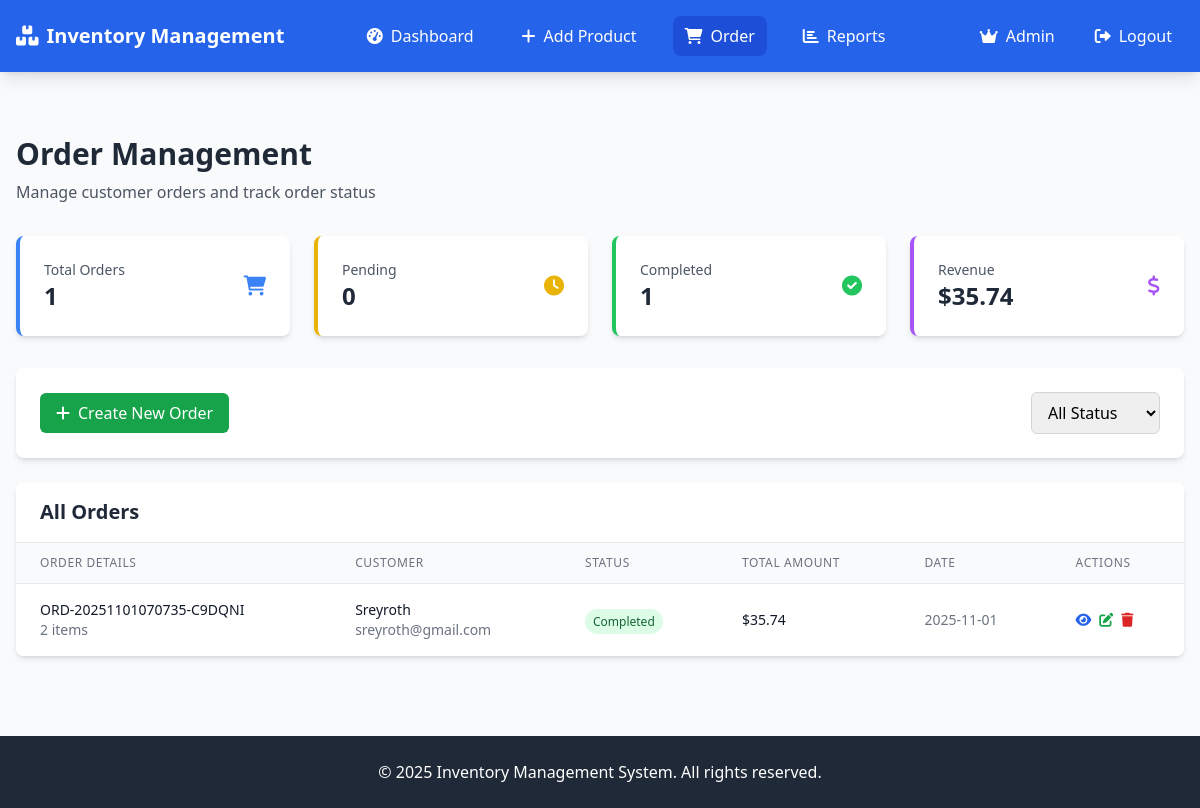
/orders (signed in), run on the app's committed database.
### models.py (models this page shows, shortened)
class Order(db.Model):
    __tablename__ = 'orders'
    id = db.Column(db.Integer, primary_key=True)
    order_number = db.Column(db.String(50), unique=True, nullable=False)
    customer_name = db.Column(db.String(100), nullable=False)
    customer_email = db.Column(db.String(120))
    customer_phone = db.Column(db.String(20))
    status = db.Column(db.String(20), default='pending')
    total_amount = db.Column(db.Float, nullable=False)
    notes = db.Column(db.Text)
    created_at = db.Column(db.DateTime, default=datetime.utcnow)
    updated_at = db.Column(db.DateTime, default=datetime.utcnow, onupdate=datetime.utcnow)
    items = db.relationship('OrderItem', backref='order', cascade='all, delete-orphan', lazy=True)

### app.py (the view)
@app.route('/orders')
@login_required
def orders():
    status = request.args.get('status', '')
    query = Order.query
    if status:
        query = query.filter(Order.status == status)
    orders = query.order_by(Order.created_at.desc()).all()
    total_orders = Order.query.count()
    pending_orders = Order.query.filter_by(status='pending').count()
    completed_orders = Order.query.filter_by(status='completed').count()
    total_revenue = db.session.query(db.func.sum(Order.total_amount)).scalar() or 0
    return render_template('orders.html',
                         orders=orders,
                         total_orders=total_orders,
                         pending_orders=pending_orders,
                         completed_orders=completed_orders,
                         total_revenue=total_revenue)

### app.py (called while the page is built)
@login_manager.user_loader
def load_user(user_id):
    return User.query.get(int(user_id))

### models.py (called while the page is built)
    def is_admin(self):
        return self.role == 'admin'

### templates/orders.html (shortened to what this page needs)
{% extends "base.html" %}
{% block content %}
<div class="mb-8">
    <h1 class="text-3xl font-bold text-gray-800 mb-2">Order Management</h1>
    <p class="text-gray-600">Manage customer orders and track order status</p>
</div>
<div class="grid grid-cols-1 md:grid-cols-4 gap-6 mb-8">
    <div class="bg-white rounded-lg shadow-md p-6 border-l-4 border-blue-500">
        <div class="flex items-center justify-between">
            <div>
                <p class="text-sm font-medium text-gray-600">Total Orders</p>
                <p class="text-2xl font-bold text-gray-800">{{ total_orders }}</p>
            </div>
            <i class="fas fa-shopping-cart text-blue-500 text-xl"></i>
        </div>
    </div>
    <div class="bg-white rounded-lg shadow-md p-6 border-l-4 border-yellow-500">
        <div class="flex items-center justify-between">
            <div>
                <p class="text-sm font-medium text-gray-600">Pending</p>
                <p class="text-2xl font-bold text-gray-800">{{ pending_orders }}</p>
            </div>
            <i class="fas fa-clock text-yellow-500 text-xl"></i>
        </div>
    </div>
    <div class="bg-white rounded-lg shadow-md p-6 border-l-4 border-green-500">
        <div class="flex items-center justify-between">
            <div>
                <p class="text-sm font-medium text-gray-600">Completed</p>
                <p class="text-2xl font-bold text-gray-800">{{ completed_orders }}</p>
            </div>
            <i class="fas fa-check-circle text-green-500 text-xl"></i>
        </div>
    </div>
    <div class="bg-white rounded-lg shadow-md p-6 border-l-4 border-purple-500">
        <div class="flex items-center justify-between">
            <div>
                <p class="text-sm font-medium text-gray-600">Revenue</p>
                <p class="text-2xl font-bold text-gray-800">${{ "%.2f"|format(total_revenue) }}</p>
            </div>
            <i class="fas fa-dollar-sign text-purple-500 text-xl"></i>
        </div>
    </div>
</div>
<div class="bg-white rounded-lg shadow-md p-6 mb-6">
    <div class="flex justify-between items-center">
        <div class="flex space-x-4">
            <a href="/create-order" class="bg-green-600 text-white px-4 py-2 rounded-md hover:bg-green-700 transition duration-200">
                <i class="fas fa-plus mr-2"></i>Create New Order
            </a>
        </div>
        <div class="flex space-x-2">
            <select id="statusFilter" class="px-3 py-2 border border-gray-300 rounded-md focus:outline-none focus:ring-2 focus:ring-blue-500">
                <option value="">All Status</option>
            </select>
        </div>
    </div>
</div>
<div class="bg-white rounded-lg shadow-md overflow-hidden">
    <div class="px-6 py-4 border-b border-gray-200">
        <h2 class="text-xl font-semibold text-gray-800">All Orders</h2>
    </div>
    {% if orders %}
    <div class="overflow-x-auto">
        <table class="min-w-full divide-y divide-gray-200">
            <thead class="bg-gray-50">
                <tr>
                    <th class="px-6 py-3 text-left text-xs font-medium text-gray-500 uppercase tracking-wider">Order Details</th>
                    <th class="px-6 py-3 text-left text-xs font-medium text-gray-500 uppercase tracking-wider">Customer</th>
                    <th class="px-6 py-3 text-left text-xs font-medium text-gray-500 uppercase tracking-wider">Status</th>
                    <th class="px-6 py-3 text-left text-xs font-medium text-gray-500 uppercase tracking-wider">Total Amount</th>
                    <th class="px-6 py-3 text-left text-xs font-medium text-gray-500 uppercase tracking-wider">Date</th>
                    <th class="px-6 py-3 text-left text-xs font-medium text-gray-500 uppercase tracking-wider">Actions</th>
                </tr>
            </thead>
            <tbody class="bg-white divide-y divide-gray-200">
                {% for order in orders %}
                <tr class="hover:bg-gray-50">
                    <td class="px-6 py-4 whitespace-nowrap">
                        <div class="text-sm font-medium text-gray-900">{{ order.order_number }}</div>
                        <div class="text-sm text-gray-500">{{ order.items|length }} items</div>
                    </td>
                    <td class="px-6 py-4 whitespace-nowrap">
                        <div class="text-sm font-medium text-gray-900">{{ order.customer_name }}</div>
                        <div class="text-sm text-gray-500">{{ order.customer_email }}</div>
                    </td>
                    <td class="px-6 py-4 whitespace-nowrap">
                        <span class="px-2 py-1 text-xs font-medium rounded-full
                            {% if order.status == 'completed' %}bg-green-100 text-green-800
                            {% elif order.status == 'pending' %}bg-yellow-100 text-yellow-800
                            {% elif order.status == 'shipped' %}bg-blue-100 text-blue-800
                            {% else %}bg-red-100 text-red-800{% endif %}">
                            {{ order.status|title }}
                        </span>
                    </td>
                    <td class="px-6 py-4 whitespace-nowrap text-sm font-medium text-gray-900">
                        ${{ "%.2f"|format(order.total_amount) }}
                    </td>
                    <td class="px-6 py-4 whitespace-nowrap text-sm text-gray-500">
                        {{ order.created_at.strftime('%Y-%m-%d') }}
                    </td>
                    <td class="px-6 py-4 whitespace-nowrap text-sm font-medium">
                        <div class="flex space-x-2">
                            <a href="/view-order/{{ order.id }}" class="text-blue-600 hover:text-blue-900">
                                <i class="fas fa-eye"></i>
                            </a>
                            {% if current_user.is_admin() %}
                            <a href="/edit-order/{{ order.id }}" class="text-green-600 hover:text-green-900">
                                <i class="fas fa-edit"></i>
                            </a>
                            <a href="/delete-order/{{ order.id }}" class="text-red-600 hover:text-red-900"
                               onclick="return confirm('Are you sure you want to delete this order?')">
                                <i class="fas fa-trash"></i>
                            </a>
                            {% endif %}
                        </div>
                    </td>
                </tr>
                {% endfor %}
            </tbody>
        </table>
    </div>
    {% endif %}
</div>
{% endblock %}

### data on the page
Order: order_number "ORD-20251101070735-C9DQNI", items|length "2", customer_name "Sreyroth", customer_email "sreyroth@gmail.com", status "Completed", total_amount "35.74", created_at "2025-11-01"

### other printed values
{{ total_orders }} "1"
{{ pending_orders }} "0"
{{ completed_orders }} "1"
{{ "%.2f"|format(total_revenue) }} "35.74"
